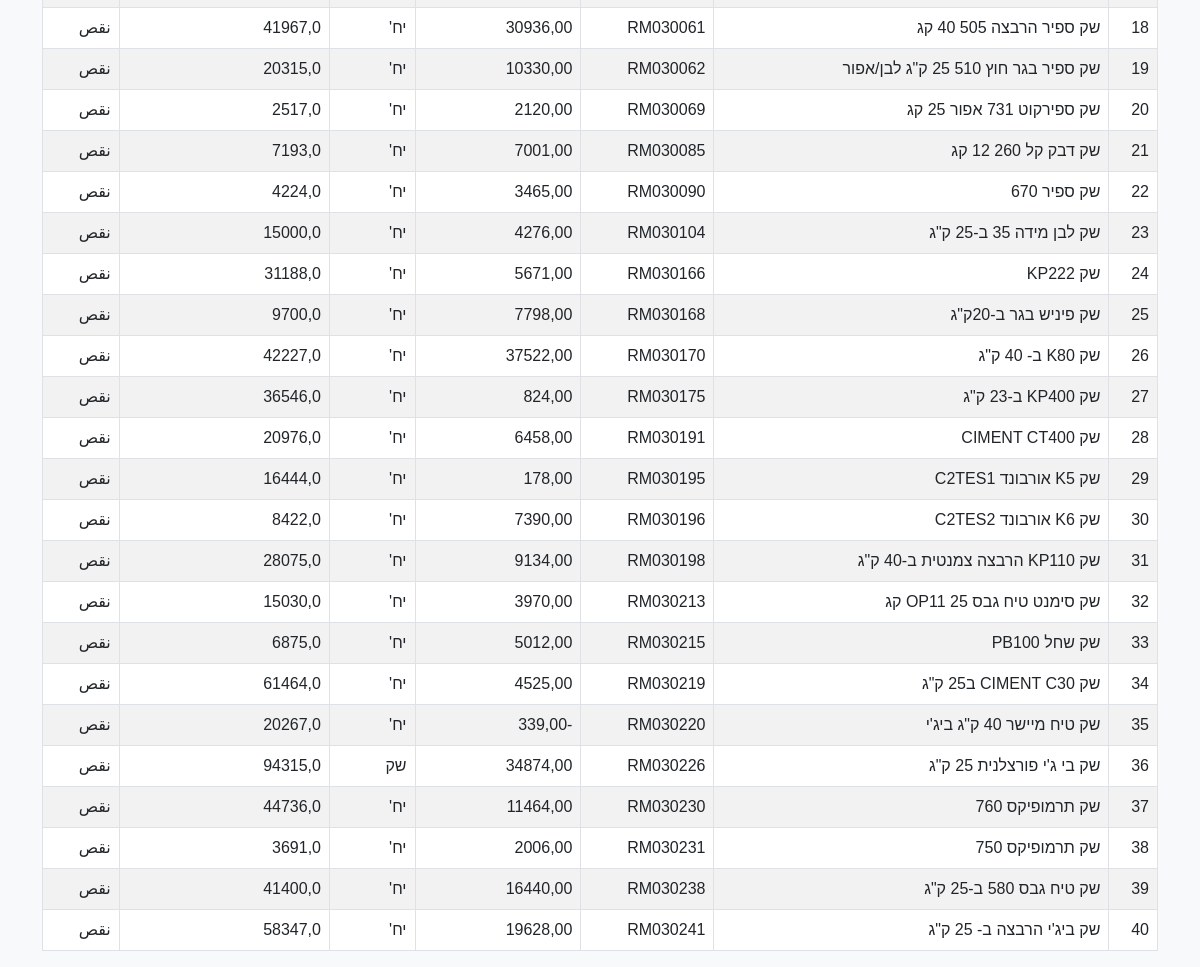
Page /myapp/products/low_stock/ (signed in, lower part) on the earlier database version.
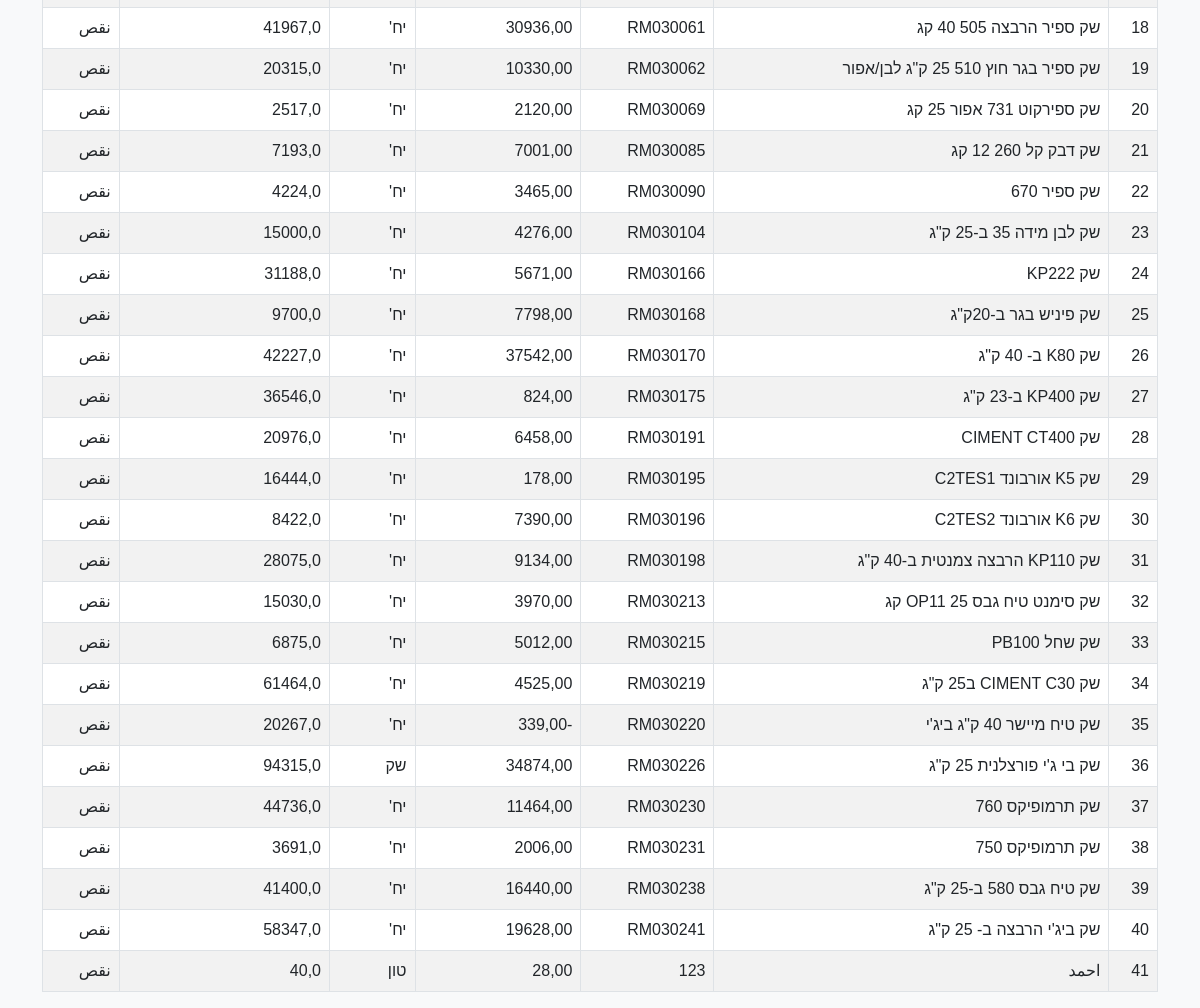
Same page on the later database version.
### myapp/models.py (models this page shows, shortened)
class Product(models.Model):
    product_name = models.CharField(max_length=255)
    product_code = models.CharField(max_length=50, unique=True)
    quantity = models.FloatField(default=0)
    unit = models.CharField(max_length=50)
    min_stock = models.FloatField()

### myapp/views.py (the view)
# urls.py: path('products/low_stock/', views.low_stock_products, name='low_stock_products'),
@login_required
def low_stock_products(request):
    low_stock = Product.objects.filter(quantity__lt=F('min_stock'))
    context = {
        'low_stock': low_stock,
    }
    return render(request, 'myapp/low_stock.html', context)

### myapp/templates/myapp/low_stock.html (shortened to what this page needs)
<!DOCTYPE html>
<html lang="ar">
<head>
    <link href="https://cdn.jsdelivr.net/npm/bootstrap@5.3.0/dist/css/bootstrap.min.css" rel="stylesheet">
</head>
<body>
<div class="container mt-5">
    {% if low_stock %}
        <div class="table-responsive">
            <table id="lowStockTable" class="table table-bordered table-striped">
                <tbody>
                    {% for product in low_stock %}
                        <tr class="{% if product.quantity < product.min_stock %}low-stock-row{% endif %}">
                            <td>{{ forloop.counter }}</td>
                            <td>{{ product.product_name }}</td>
                            <td>{{ product.product_code }}</td>
                            <td>{{ product.quantity|floatformat:2 }}</td>
                            <td>{{ product.unit }}</td>
                            <td>{{ product.min_stock }}</td>
                            <td>{% if product.quantity < product.min_stock %}نقص{% else %}متوفر{% endif %}</td>
                        </tr>
                    {% endfor %}
                </tbody>
            </table>
        </div>
    {% else %}
        <p class="no-stock">لا توجد منتجات ناقصة في المخزون حالياً.</p>
    {% endif %}
</div>
</body>
</html>

Differences in the rows shown:
changed Product "שק K80 ב- 40 ק\"ג": quantity "37522,00" → "37542,00"
added Product: product_name "احمد", product_code "123", quantity "28,00", unit "טון", min_stock "40,0", shows "نقص"
